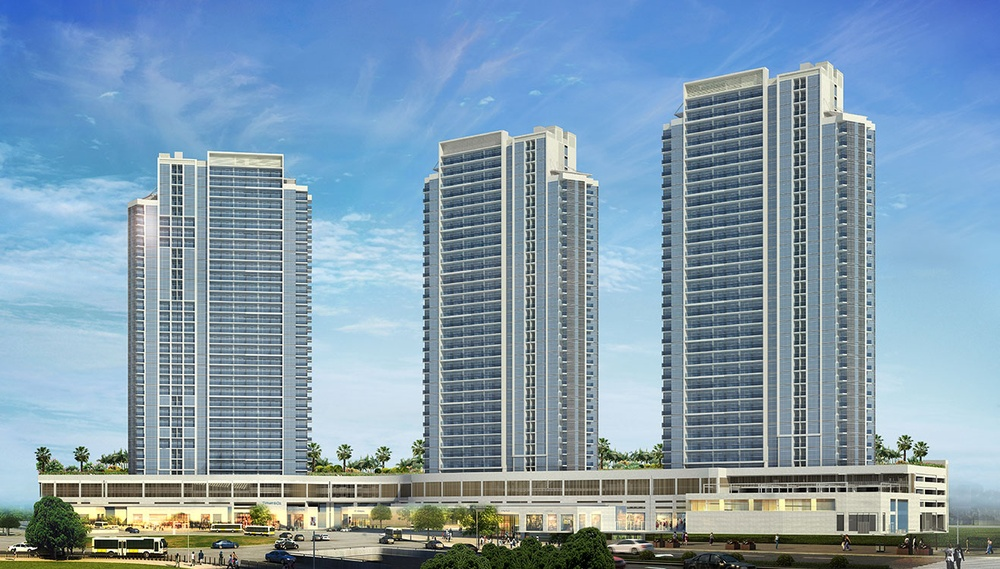
#> input picture seed-cpanel-deployment/DATA NEW/Akoya Carson Tower.jpg, 1000 x 569 px, shrunk from 1317 x 749 before the run
$ python remove_text_minimal.py '../DATA NEW/Akoya Carson Tower.jpg' '../DATA NEW/Commerz 3.jpg'
#> lines starting #> are read from the running program, lines starting #| are printed output that depends on the picture; after the words box and inside, x2 and y2 are one past the last pixel; in counts of white or black regions, pixels touching at a corner belong together
import cv2
import numpy as np
import sys

def remove_text_minimal(input_path, output_path):
#> called with input_path = '../DATA NEW/Akoya Carson Tower.jpg', output_path = '../DATA NEW/Commerz 3.jpg'
    img = cv2.imread(input_path)
#> img is the input picture: shape (569, 1000, 3); mean B, G, R 174.3, 155.9, 129.9
    if img is None:
        print('ERROR: cannot read', input_path)
        return 1
    h, w = img.shape[:2]
    hsv = cv2.cvtColor(img, cv2.COLOR_BGR2HSV)
#> hsv: shape (569, 1000, 3); mean H, S, V 88, 77, 179.6
    H = hsv[:, :, 0]
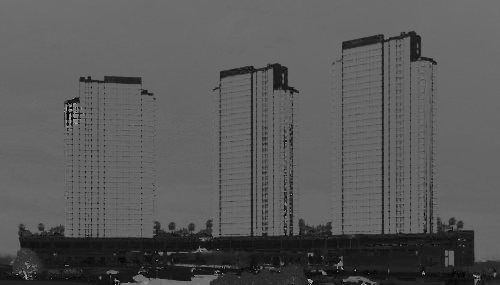
#> H: shape (569, 1000) (shown at 1/2 size); min 0, max 179, mean 88
    S = hsv[:, :, 1]
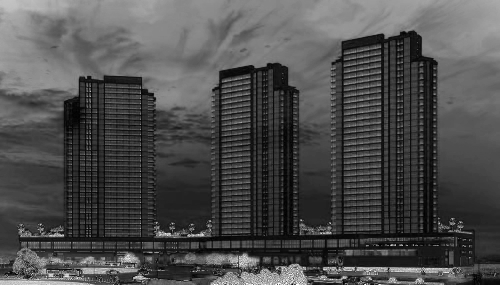
#> S: shape (569, 1000) (shown at 1/2 size); min 0, max 255, mean 77
    V = hsv[:, :, 2]
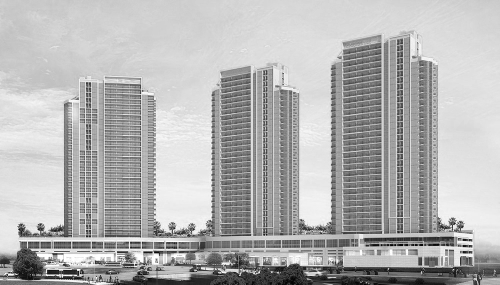
#> V: shape (569, 1000) (shown at 1/2 size); min 0, max 255, mean 179.6
    # white-ish mask
    mask_white = (V > 200) & (S < 80)
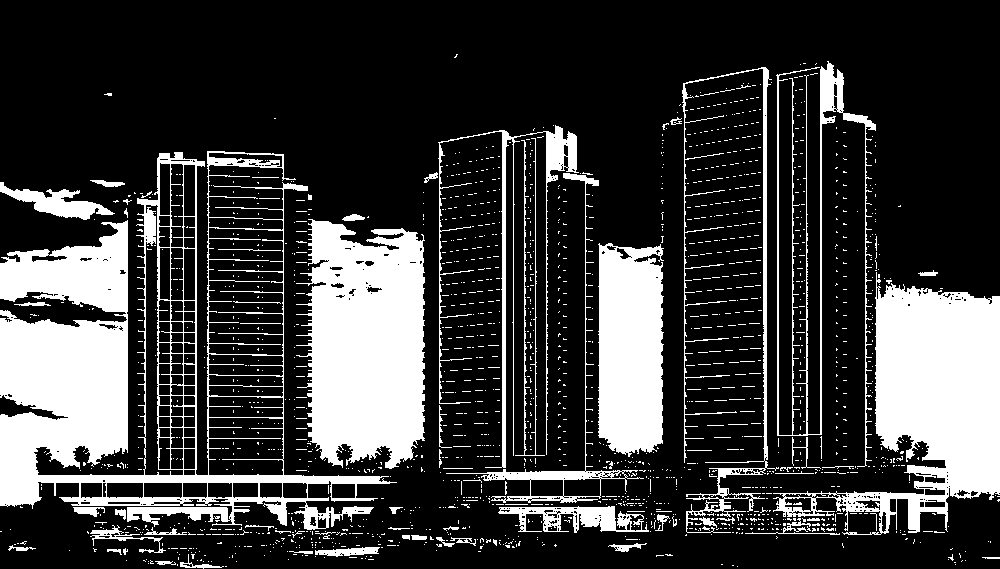
#> mask_white: shape (569, 1000) bool; 23.2% white; 1712 white regions (1639 under 20 px), largest, box (x1, y1, x2, y2) and area: (0, 151, 397, 530) 40276, (773, 272, 1000, 535) 25170, (296, 219, 425, 469) 24943
    # green-ish mask (narrower)
    mask_green = (H >= 40) & (H <= 85) & (S > 80) & (V > 80)
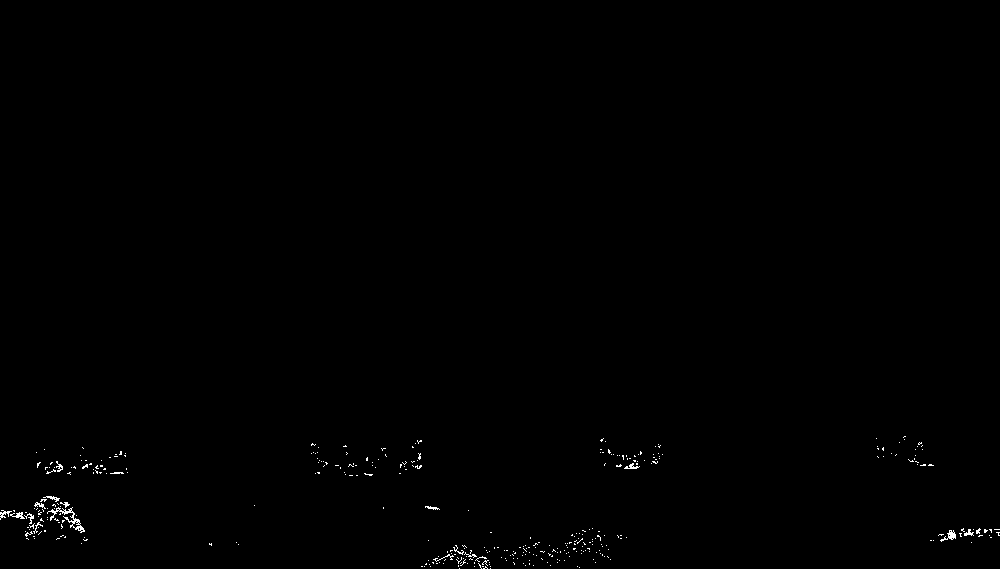
#> mask_green: shape (569, 1000) bool; 0.32% white in thin lines or dots, all inside (x1, y1, x2, y2) = (0, 436, 1000, 569)
    mask = (mask_white | mask_green).astype('uint8') * 255
#> mask: shape (569, 1000); 23.5% white; 2004 white regions (1916 under 20 px), largest, box (x1, y1, x2, y2) and area: (0, 151, 397, 530) 40494, (773, 272, 1000, 535) 25206, (296, 219, 425, 469) 25012

    # Restrict area to top-left where text is expected
    x2 = int(w * 0.6)
    y2 = int(h * 0.45)
    region = np.zeros_like(mask)
    region[0:y2, 0:x2] = 255
    mask = cv2.bitwise_and(mask, region)
#> mask: shape (569, 1000); 2.3% white; 221 white regions (202 under 20 px), largest, box (x1, y1, x2, y2) and area: (308, 219, 425, 256) 2621, (438, 125, 579, 256) 2381, (136, 152, 205, 256) 1726

    # Clean small blobs but keep thin shapes (text)
    kernel = cv2.getStructuringElement(cv2.MORPH_RECT, (3,3))
    mask = cv2.morphologyEx(mask, cv2.MORPH_OPEN, kernel, iterations=1)
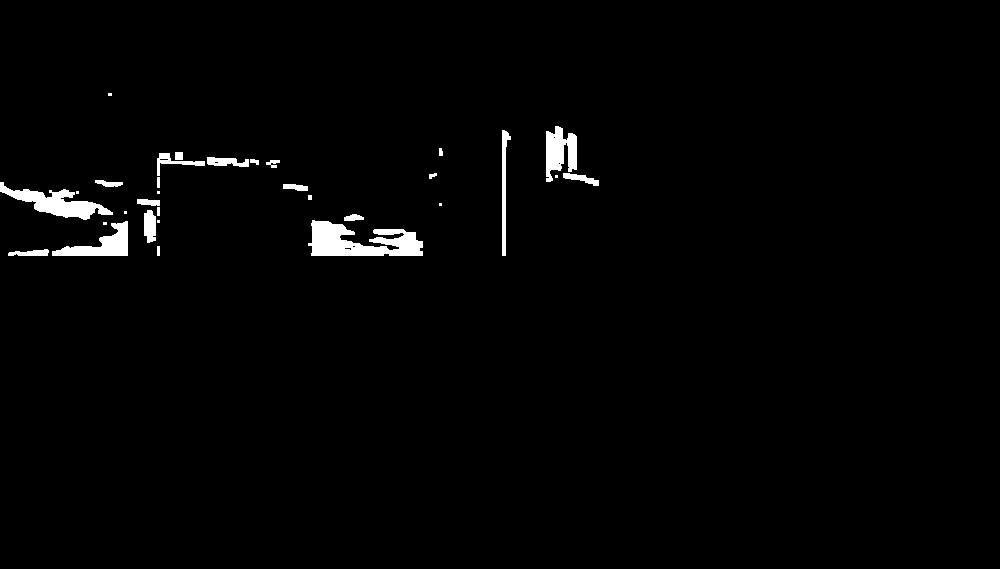
#> mask: shape (569, 1000); 1.6% white; 31 white regions (8 under 20 px), largest, box (x1, y1, x2, y2) and area: (308, 220, 423, 256) 2535, (0, 182, 113, 220) 1621, (52, 221, 128, 256) 1156
    # Slight dilation to fully cover text strokes
    mask = cv2.dilate(mask, cv2.getStructuringElement(cv2.MORPH_ELLIPSE, (5,3)), iterations=1)
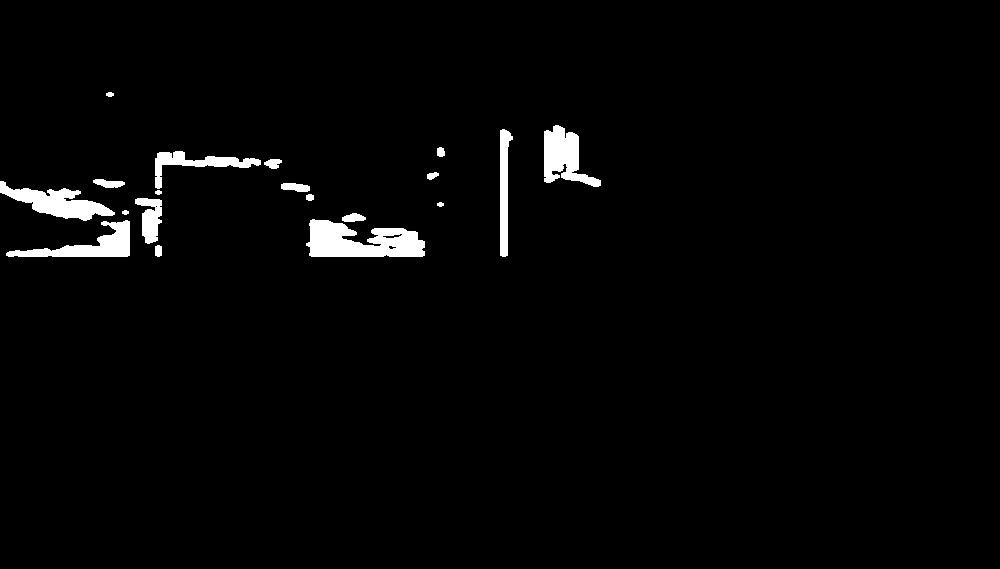
#> mask: shape (569, 1000); 2.2% white; 19 white regions

    # Remove very small components
    contours, _ = cv2.findContours(mask.copy(), cv2.RETR_EXTERNAL, cv2.CHAIN_APPROX_SIMPLE)
#> contours = 19 contours, 3 with area under 20; largest, box (x1, y1, x2, y2) and area: (306, 219, 425, 257) 2942, (0, 181, 115, 221) 1834, (544, 125, 601, 187) 1723, (6, 220, 130, 257) 1606, (155, 151, 261, 189) 1004
    final_mask = np.zeros_like(mask)
    for cnt in contours:
        x,y,ww,hh = cv2.boundingRect(cnt)
        if ww*hh > 100:  # keep moderately-sized masks
            cv2.drawContours(final_mask, [cnt], -1, 255, -1)
#> this loop made 19 passes
#> (x, y, ww, hh) on passes 1 to 8: (155, 245, 7, 12), (6, 220, 124, 37), (306, 219, 119, 38), (342, 213, 24, 9), (122, 210, 7, 5), (437, 202, 7, 5), (135, 198, 27, 46), (306, 194, 8, 7)
#> final_mask: shape (569, 1000); 2.2% white; 11 white regions, largest, box (x1, y1, x2, y2) and area: (306, 219, 425, 257) 3129, (0, 181, 115, 221) 1987, (544, 125, 601, 187) 1865

    # Use Navier-Stokes inpainting for structure-preserving fill
    inpainted = cv2.inpaint(img, final_mask, 3, cv2.INPAINT_NS)
    cv2.imwrite(output_path, inpainted)
    print('Saved', output_path)
    return 0

if __name__ == '__main__':
    if len(sys.argv) < 3:
        print('Usage: remove_text_minimal.py input.jpg output.png')
        sys.exit(1)
    sys.exit(remove_text_minimal(sys.argv[1], sys.argv[2]))
#> (the program exits here)

$ run again, on seed-cpanel-deployment/DATA NEW/Deyaar Midtown.jpg
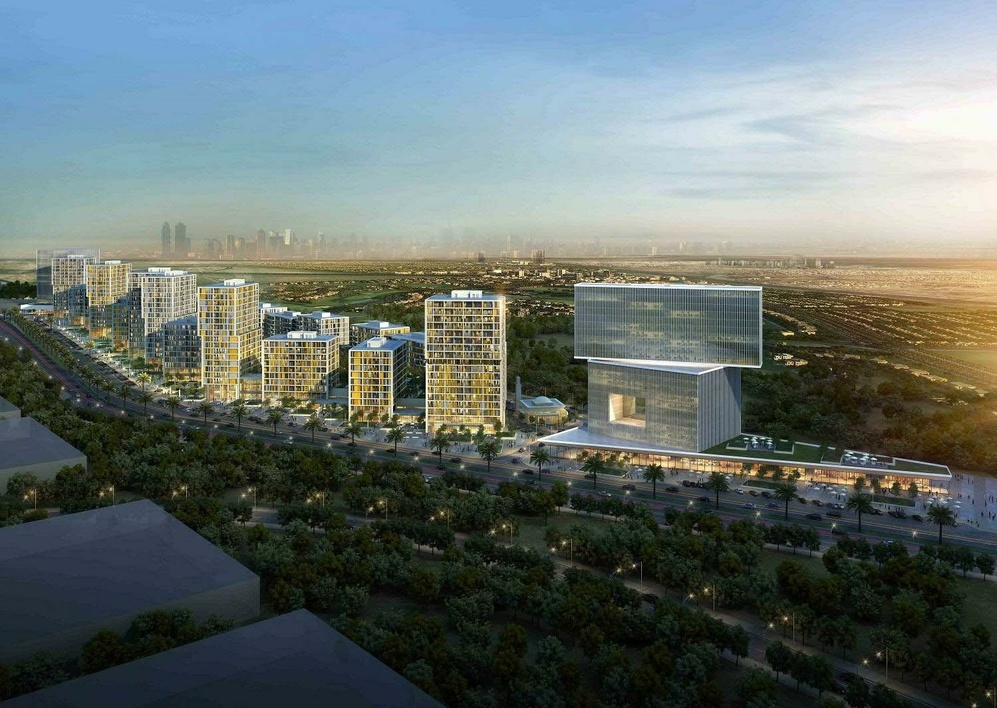
#> input picture seed-cpanel-deployment/DATA NEW/Deyaar Midtown.jpg, 997 x 708 px, shrunk from 1499 x 1064 before the run
#> in remove_text_minimal, img is the input picture: shape (708, 997, 3); mean B, G, R 109, 111.6, 100.5
#> hsv: shape (708, 997, 3); mean H, S, V 66.7, 83.8, 121.8
#> in remove_text_minimal, `mask_white = (V > 200) & (S < 80)`:
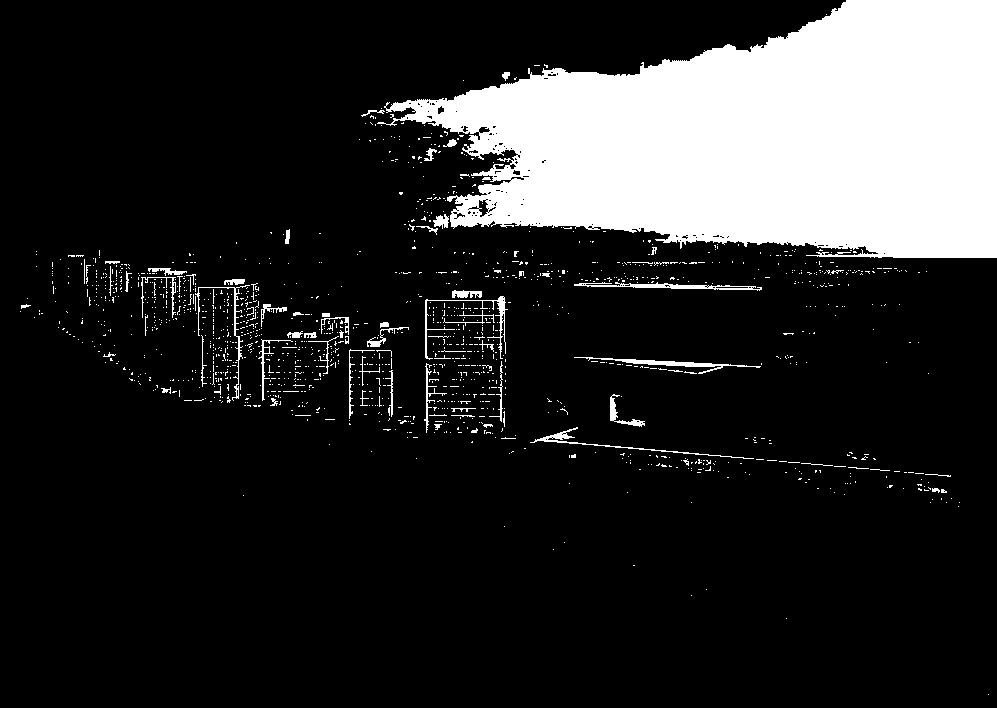
#> mask_white: shape (708, 997) bool; 16.6% white; 1449 white regions (1372 under 20 px), largest, box (x1, y1, x2, y2) and area: (377, 0, 997, 258) 106391, (574, 282, 762, 291) 631, (574, 357, 761, 374) 589
#> mask_green: shape (708, 997) bool; 0.09% white in thin lines or dots, all inside (x1, y1, x2, y2) = (0, 270, 572, 475)
#> contours = 26 contours, 5 with area under 20; largest, box (x1, y1, x2, y2) and area: (386, 67, 600, 229) 20996, (450, 290, 484, 299) 206, (277, 303, 307, 317) 196, (496, 295, 507, 317) 160, (228, 278, 247, 286) 104
#> the loop in remove_text_minimal, `for cnt in contours:` made 26 passes
#> (x, y, ww, hh) on passes 1 to 8: (405, 313, 9, 6), (350, 312, 7, 5), (320, 312, 12, 6), (19, 304, 9, 5), (277, 303, 30, 14), (261, 303, 12, 9), (331, 301, 8, 6), (496, 295, 11, 22)
#> after the loop in remove_text_minimal, `for cnt in contours:`:
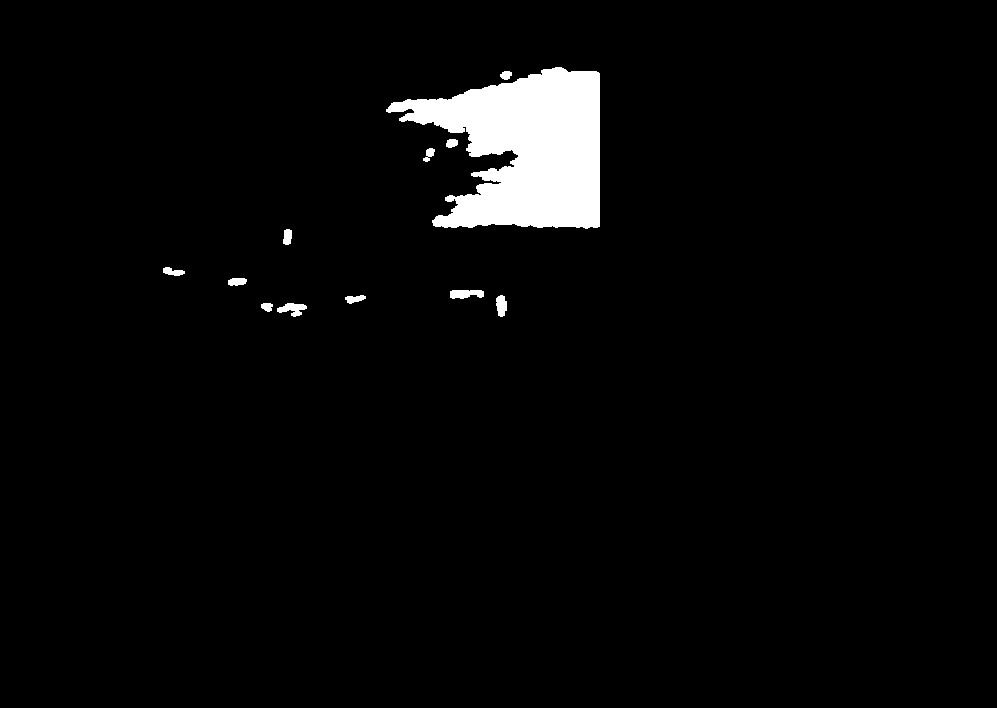
#> final_mask: shape (708, 997); 3.3% white; 12 white regions, largest, box (x1, y1, x2, y2) and area: (386, 67, 600, 229) 21490, (450, 290, 484, 299) 247, (277, 303, 307, 317) 238
